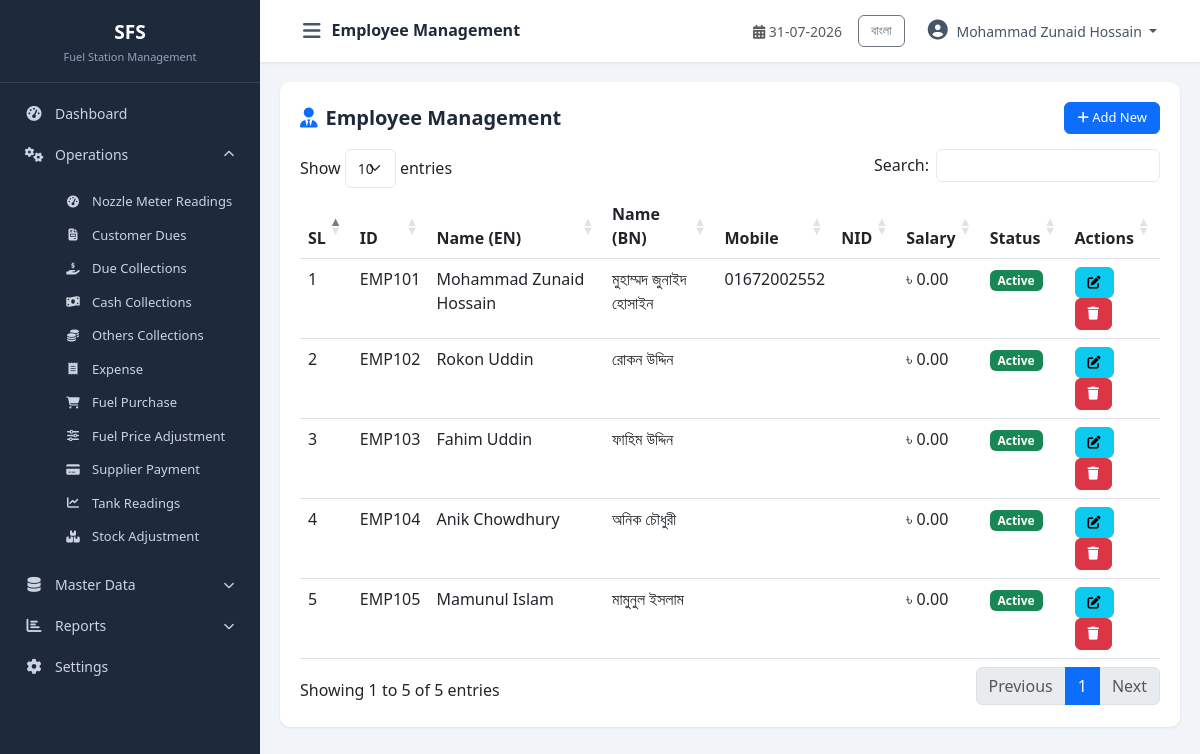
The app's page /modules/master_data/employee.php (signed in) with its own data.
### tables this page shows
CREATE TABLE `cfg_companyprofile` (
  `CompanyID` int(11) NOT NULL,
  `CompanyCode` varchar(20) NOT NULL,
  `CompanyName` varchar(200) NOT NULL,
  `CompanyNameBN` varchar(200) DEFAULT NULL,
  `ShortName` varchar(50) DEFAULT NULL,
  `ProprietorName` varchar(150) DEFAULT NULL,
  `ContactPerson` varchar(150) DEFAULT NULL,
  `MobileNo` varchar(20) DEFAULT NULL,
  `PhoneNo` varchar(20) DEFAULT NULL,
  `Email` varchar(100) DEFAULT NULL,
  `Website` varchar(150) DEFAULT NULL,
  `BusinessType` varchar(100) DEFAULT NULL,
  `Address` varchar(500) DEFAULT NULL,
  `City` varchar(100) DEFAULT NULL,
  `District` varchar(100) DEFAULT NULL,
  `PostalCode` varchar(20) DEFAULT NULL,
  `Country` varchar(100) DEFAULT NULL,
  `Logo` varchar(255) DEFAULT NULL,
  `Favicon` varchar(255) DEFAULT NULL,
  `CurrencyCode` varchar(10) DEFAULT 'BDT',
  `CurrencySymbol` varchar(10) DEFAULT '৳',
  `TimeZone` varchar(100) DEFAULT 'Asia/Dhaka',
  `DateFormat` varchar(20) DEFAULT 'dd-MM-yyyy',
  `TimeFormat` varchar(20) DEFAULT '24 Hour',
  `FinancialYearStart` date DEFAULT NULL,
  `FinancialYearEnd` date DEFAULT NULL,
  `DefaultShiftID` int(11) DEFAULT NULL,
  `DefaultLanguage` varchar(20) DEFAULT 'English',
  `AllowNegativeStock` bit(1) DEFAULT b'0',
  `AutoBackup` bit(1) DEFAULT b'1',
  `BackupPath` varchar(500) DEFAULT NULL,
  `CreatedBy` int(11) DEFAULT NULL,
  `CreatedAt` datetime DEFAULT current_timestamp(),
  `UpdatedBy` int(11) DEFAULT NULL,
  `UpdatedAt` datetime DEFAULT NULL,
  `IsActive` bit(1) DEFAULT b'1',
  `IsDeleted` bit(1) DEFAULT b'0'
);

CREATE TABLE `mst_employee` (
  `Id` int(11) NOT NULL,
  `EmployeeId` varchar(30) DEFAULT NULL,
  `NameEN` varchar(150) NOT NULL,
  `NameBN` varchar(150) DEFAULT NULL,
  `FatherName` varchar(150) DEFAULT NULL,
  `MotherName` varchar(150) DEFAULT NULL,
  `DateOfBirth` date DEFAULT NULL,
  `JoiningDate` date DEFAULT NULL,
  `Mobile` varchar(30) NOT NULL,
  `Address` varchar(255) DEFAULT NULL,
  `NationalID` varchar(50) NOT NULL,
  `Guarantor` varchar(150) DEFAULT NULL,
  `Salary` decimal(14,2) NOT NULL DEFAULT 0.00,
  `ImagePath` varchar(255) DEFAULT NULL,
  `Remarks` varchar(255) DEFAULT NULL,
  `CreatedBy` int(11) DEFAULT NULL,
  `CreatedAt` datetime NOT NULL DEFAULT current_timestamp(),
  `UpdatedBy` int(11) DEFAULT NULL,
  `UpdatedAt` datetime NOT NULL DEFAULT current_timestamp() ON UPDATE current_timestamp(),
  `IsActive` tinyint(1) NOT NULL DEFAULT 1,
  `IsDeleted` tinyint(1) NOT NULL DEFAULT 0
);

### includes/Query.php (called while the page is built, shortened)
<?php
class Query
{
    private $pdo;
    private static $instance = null;
    public function __construct($host = DB_HOST, $dbname = DB_NAME, $username = DB_USER, $password = DB_PASS, $charset = 'utf8mb4')
    {
        $dsn = "mysql:host={$host};dbname={$dbname};charset={$charset}";
        $options = [
            PDO::ATTR_ERRMODE            => PDO::ERRMODE_EXCEPTION,
            PDO::ATTR_DEFAULT_FETCH_MODE => PDO::FETCH_OBJ,
            PDO::ATTR_EMULATE_PREPARES   => false,
        ];
        try {
            $this->pdo = new PDO($dsn, $username, $password, $options);
        } catch (PDOException $e) {
            die("Database Connection Failed: " . $e->getMessage());
        }
    }
    public static function getInstance()
    {
        if (self::$instance === null) {
            self::$instance = new self();
        }
        return self::$instance;
    }
    public function index($sql, $params = [])
    {
        try {
            $this->stmt = $this->pdo->prepare($sql);
            $this->stmt->execute($params);
            return $this->stmt->fetchAll(PDO::FETCH_OBJ);
        } catch (PDOException $e) {
            die("Query Error: " . $e->getMessage() . "<br>SQL: " . $sql);
        }
    }
}

### config/database.php (called while the page is built, shortened)
<?php
require_once __DIR__ . '/../includes/Query.php';
$objQuery = Query::getInstance();

### includes/functions.php (called while the page is built, shortened)
<?php
function db()
{
    global $objQuery;
    return $objQuery;
}
function getCompanyInfo($key = null)
{
    $sql = "SELECT * FROM cfg_companyprofile WHERE CompanyID = 1 AND IsActive = 1 AND IsDeleted = 0";
    $data = db()->index($sql);
    if (!empty($data)) {
        $company = $data[0];
        return $company;
    }
    return null;
}
function getUserName()
{
    return $_SESSION['user_name'] ?? null;
}
function currentLang()
{
    return $_SESSION['lang'] ?? 'en';
}
function t($key)
{
    $lang = currentLang();
    return $translations[$lang][$key] ?? $key;
}

### modules/master_data/employee.php (the view, shortened to what this page needs)
<?php
$pageTitle = 'Employee Management';
require_once __DIR__ . '/../../includes/header.php';
require_once __DIR__ . '/../../includes/sidebar.php';
$data = $objQuery->index("SELECT * FROM mst_employee WHERE IsDeleted=0 ORDER BY Id ASC");
?>
<div class="table-container">
    <div class="table-header"><h5><i class="fas fa-user-tie text-primary me-2"></i><?php echo t('Employee Management'); ?></h5>
        <button class="btn btn-primary btn-sm" data-bs-toggle="modal" data-bs-target="#addModal"><i class="fas fa-plus"></i> Add New</button></div>
    <table class="table table-hover datatable">
        <thead><tr><th>SL</th><th>ID</th><th>Name (EN)</th><th>Name (BN)</th><th>Mobile</th><th>NID</th><th>Salary</th><th>Status</th><th>Actions</th></tr></thead>
        <tbody><?php $sl=1; foreach($data as $row): ?><tr>
            <td><?php echo $sl++; ?></td><td><?php echo htmlspecialchars($row->EmployeeId ?? 'N/A'); ?></td>
            <td><?php echo htmlspecialchars($row->NameEN); ?></td><td><?php echo htmlspecialchars($row->NameBN ?? 'N/A'); ?></td>
            <td><?php echo htmlspecialchars($row->Mobile); ?></td><td><?php echo htmlspecialchars($row->NationalID); ?></td>
            <td><?php echo $currencySymbol.' '.number_format($row->Salary, 2); ?></td>
            <td><span class="badge bg-<?php echo $row->IsActive?'success':'danger'; ?>"><?php echo $row->IsActive?'Active':'Inactive'; ?></span></td>
            <td><button class="btn btn-sm btn-info edit-btn" data-id="<?php echo $row->Id; ?>" data-eid="<?php echo htmlspecialchars($row->EmployeeId ?? ''); ?>" data-nameen="<?php echo htmlspecialchars($row->NameEN); ?>" data-namebn="<?php echo htmlspecialchars($row->NameBN ?? ''); ?>" data-father="<?php echo htmlspecialchars($row->FatherName ?? ''); ?>" data-mother="<?php echo htmlspecialchars($row->MotherName ?? ''); ?>" data-dob="<?php echo $row->DateOfBirth; ?>" data-join="<?php echo $row->JoiningDate; ?>" data-mobile="<?php echo htmlspecialchars($row->Mobile); ?>" data-address="<?php echo htmlspecialchars($row->Address ?? ''); ?>" data-nid="<?php echo htmlspecialchars($row->NationalID); ?>" data-guarantor="<?php echo htmlspecialchars($row->Guarantor ?? ''); ?>" data-salary="<?php echo $row->Salary; ?>" data-remarks="<?php echo htmlspecialchars($row->Remarks ?? ''); ?>" data-status="<?php echo $row->IsActive; ?>"><i class="fas fa-edit"></i></button>
            <button class="btn btn-sm btn-danger delete-btn" data-id="<?php echo $row->Id; ?>"><i class="fas fa-trash"></i></button></td>
        </tr><?php endforeach; ?></tbody>
    </table>
</div>
<?php require_once __DIR__ . '/../../includes/footer.php'; ?>

### includes/sidebar.php (shortened to what this page needs)
<?php
$currentPage = basename($_SERVER['PHP_SELF']);
$langToggle = currentLang() === 'bn' ? 'en' : 'bn';
$langLabel = currentLang() === 'bn' ? 'English' : 'বাংলা';
?>
<nav id="sidebar" class="sidebar">
    <div class="sidebar-header">
        <h5 class="mb-0"><?php echo $shortName ?? 'FDP'; ?></h5>
        <small class="text-muted"><?php echo t('Fuel Station Management'); ?></small>
    </div>
    <ul class="nav flex-column">
        <li class="nav-item">
            <a class="nav-link <?php echo ($currentPage == 'dashboard.php' || $currentPage == 'index.php') ? 'active' : ''; ?>" href="<?php echo BASE_URL; ?>dashboard.php">
                <i class="fas fa-tachometer-alt"></i> <span><?php echo t('Dashboard'); ?></span>
            </a>
        </li>
        <li class="nav-item">
            <a class="nav-link" data-bs-toggle="collapse" href="#operationsMenu" role="button" aria-expanded="true">
                <i class="fas fa-cogs"></i> <span><?php echo t('Operations'); ?></span>
                <i class="fas fa-chevron-down ms-auto"></i>
            </a>
            <div class="collapse show" id="operationsMenu">
                <ul class="nav flex-column ms-3">
                    <li class="nav-item"><a class="nav-link small" href="<?php echo BASE_URL; ?>modules/operations/nozzle_reading.php"><i class="fas fa-tachometer-alt"></i> <?php echo t('Nozzle Meter Readings'); ?></a></li>
                    <li class="nav-item"><a class="nav-link small" href="<?php echo BASE_URL; ?>modules/operations/customer_due.php"><i class="fas fa-file-invoice"></i> <?php echo t('Customer Dues'); ?></a></li>
                    <li class="nav-item"><a class="nav-link small" href="<?php echo BASE_URL; ?>modules/operations/due_collection.php"><i class="fas fa-hand-holding-usd"></i> <?php echo t('Due Collections'); ?></a></li>
                    <li class="nav-item"><a class="nav-link small" href="<?php echo BASE_URL; ?>modules/operations/cash_collection.php"><i class="fas fa-money-bill-wave"></i> <?php echo t('Cash Collections'); ?></a></li>
                    <li class="nav-item"><a class="nav-link small" href="<?php echo BASE_URL; ?>modules/operations/others_collection.php"><i class="fas fa-coins"></i> <?php echo t('Others Collections'); ?></a></li>
                    <li class="nav-item"><a class="nav-link small" href="<?php echo BASE_URL; ?>modules/operations/expense.php"><i class="fas fa-receipt"></i> <?php echo t('Expense'); ?></a></li>
                    <li class="nav-item"><a class="nav-link small" href="<?php echo BASE_URL; ?>modules/operations/fuel_purchase.php"><i class="fas fa-shopping-cart"></i> <?php echo t('Fuel Purchase'); ?></a></li>
                    <li class="nav-item"><a class="nav-link small" href="<?php echo BASE_URL; ?>modules/operations/fuel_price_adjustment.php"><i class="fas fa-sliders-h"></i> <?php echo t('Fuel Price Adjustment'); ?></a></li>
                    <li class="nav-item"><a class="nav-link small" href="<?php echo BASE_URL; ?>modules/operations/supplier_payment.php"><i class="fas fa-credit-card"></i> <?php echo t('Supplier Payment'); ?></a></li>
                    <li class="nav-item"><a class="nav-link small" href="<?php echo BASE_URL; ?>modules/operations/tank_reading.php"><i class="fas fa-chart-line"></i> <?php echo t('Tank Readings'); ?></a></li>
                    <li class="nav-item"><a class="nav-link small" href="<?php echo BASE_URL; ?>modules/operations/stock_adjustment.php"><i class="fas fa-boxes"></i> <?php echo t('Stock Adjustment'); ?></a></li>
                </ul>
            </div>
        </li>
        <li class="nav-item">
          <a class="nav-link collapsed" data-bs-toggle="collapse" href="#masterDataMenu" role="button" aria-expanded="false">
                <i class="fas fa-database"></i> <span><?php echo t('Master Data'); ?></span>
                <i class="fas fa-chevron-down ms-auto"></i>
            </a>
        </li>
        <li class="nav-item">
            <a class="nav-link" data-bs-toggle="collapse" href="#reportsMenu" role="button" aria-expanded="false">
                <i class="fas fa-chart-bar"></i> <span><?php echo t('Reports'); ?></span>
                <i class="fas fa-chevron-down ms-auto"></i>
            </a>
        </li>
        <li class="nav-item">
            <a class="nav-link" href="#">
                <i class="fas fa-cog"></i> <span><?php echo t('Settings'); ?></span>
            </a>
        </li>
    </ul>
</nav>
<div id="content-wrapper">
    <nav class="navbar navbar-expand-lg top-navbar">
        <div class="container-fluid">
            <button type="button" id="sidebarCollapse" class="btn btn-link">
                <i class="fas fa-bars"></i>
            </button>
            <span class="navbar-brand mb-0 h1"><?php echo t($pageTitle ?? 'Dashboard'); ?></span>
            <div class="ms-auto d-flex align-items-center">
                <span class="me-3 text-muted small">
                    <i class="fas fa-calendar-alt"></i> <?php echo date('d-m-Y'); ?>
                </span>
                <div class="dropdown">
                    <a class="btn btn-sm btn-outline-secondary me-2" href="?lang=<?php echo $langToggle; ?>"><?php echo $langLabel; ?></a>
                    <button class="btn btn-link dropdown-toggle" type="button" data-bs-toggle="dropdown">
                        <i class="fas fa-user-circle"></i> <?php echo getUserName() ?? 'User'; ?>
                    </button>
                </div>
            </div>
        </div>
    </nav>
    <div id="main-content" class="container-fluid">

### records on screen
cfg_companyprofile: ShortName "SFS", CurrencySymbol "৳"
mst_employee: EmployeeId "EMP101", NameEN "Mohammad Zunaid Hossain", NameBN "মুহাম্মদ জুনাইদ হোসাইন", Mobile "01672002552", Salary "0.00", IsActive "Active"
mst_employee: EmployeeId "EMP102", NameEN "Rokon Uddin", NameBN "রোকন উদ্দিন", Salary "0.00", IsActive "Active"
mst_employee: EmployeeId "EMP103", NameEN "Fahim Uddin", NameBN "ফাহিম উদ্দিন", Salary "0.00", IsActive "Active"
mst_employee: EmployeeId "EMP104", NameEN "Anik Chowdhury", NameBN "অনিক চৌধুরী", Salary "0.00", IsActive "Active"
mst_employee: EmployeeId "EMP105", NameEN "Mamunul Islam", NameBN "মামুনুল ইসলাম", Salary "0.00", IsActive "Active"

### other values on screen
t('Fuel Station Management') "Fuel Station Management"
t('Dashboard') "Dashboard"
t('Operations') "Operations"
t('Nozzle Meter Readings') "Nozzle Meter Readings"
t('Customer Dues') "Customer Dues"
t('Due Collections') "Due Collections"
t('Cash Collections') "Cash Collections"
t('Others Collections') "Others Collections"
t('Expense') "Expense"
t('Fuel Purchase') "Fuel Purchase"
t('Fuel Price Adjustment') "Fuel Price Adjustment"
t('Supplier Payment') "Supplier Payment"
t('Tank Readings') "Tank Readings"
t('Stock Adjustment') "Stock Adjustment"
t('Master Data') "Master Data"
